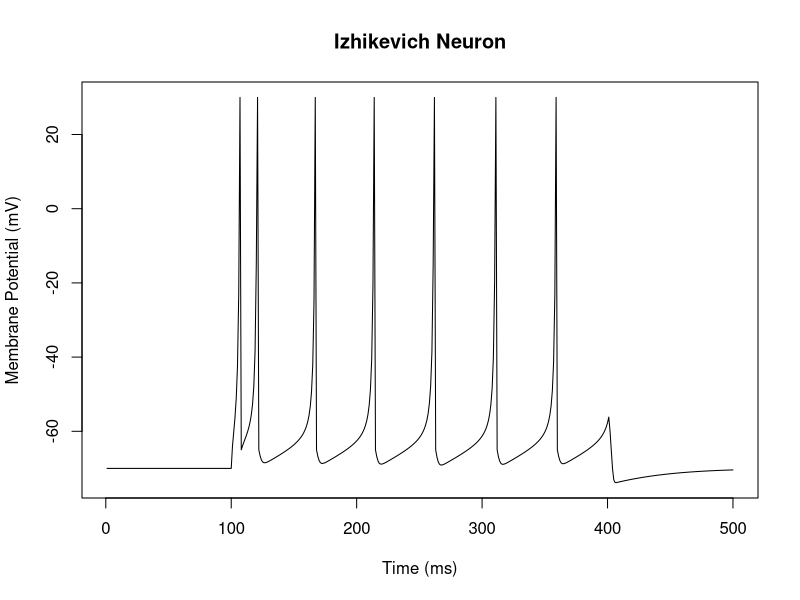
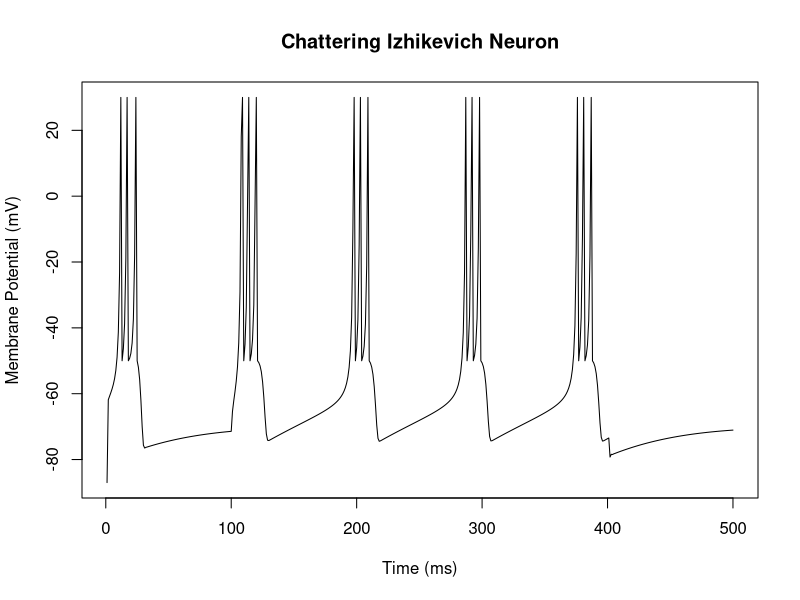

Here is the R script that generated these plots, in order:
## ---- chunk 1

#SPECIFY PARAMETERS
nsteps     = 500 #number of time steps over which to integrate
a          = 0.02
b          = 0.2
c          = -65
d          = 2
I          = matrix(0, nrow = nsteps, ncol = 1)
I[100:400] = 6
v_res      = 30
v          = matrix(NA, nrow = nsteps, ncol = 1)
u          = matrix(NA, nrow = nsteps, ncol = 1)
v[1]       = -70
u[1]       = b * v[1]
  

#IZHIKEVICH NEURON FUNCTION
Izhikevich = function(v, u, a, b, c, d, I, v_res) {
  
  if (v >= v_res) {
    v = c
    u = u + d
  } else {
    dv = (0.04 * (v^2)) + (5*v) + 140 - u + I
    v = v + dv
    
    du = a * ((b*v)-u)
    u = u + du
  }
  
  
  
  return(c(v, u))
}

#INTEGRATION VIA THE EULER METHOD
for (i in 1:(nsteps-1)) {
  res = Izhikevich(v[i], u[i], a, b, c, d, I[i], v_res)
  
  v[i+1] = min(res[1], v_res)
  u[i+1] = res[2]
    
}

#PLOT
plot(seq(1, nsteps, 1), v, 
     type = 'l',
     main = "Izhikevich Neuron",
     xlab = "Time (ms)",
     ylab = "Membrane Potential (mV)")

## ---- chunk 2

nsteps = 500
a      = 0.02
b      = 0.2
c      = -50
d      = 2
I      = matrix(0, nrow = nsteps, ncol = 1)
I[100:400] = 6
v_res  = 30
v      = matrix(NA, nrow = nsteps, ncol = 1)
u      = matrix(NA, nrow = nsteps, ncol = 1)
v[1]   = -87
u[1]   = b * v[1]
  

Izhikevich = function(v, u, a, b, c, d, I, v_res) {
  
  if (v >= v_res) {
    v = c
    u = u + d
  } else {
    dv = (0.04 * (v^2)) + (5*v) + 140 - u + I
    v = v + dv
    
    du = a * ((b*v)-u)
    u = u + du
  }
  
  
  
  return(c(v, u))
}

for (i in 1:(nsteps-1)) {
  res = Izhikevich(v[i], u[i], a, b, c, d, I[i], v_res)
  
  v[i+1] = min(res[1], v_res)
  u[i+1] = res[2]
    
}

plot(seq(1, nsteps, 1), v, 
     type = 'l',
     main = "Chattering Izhikevich Neuron",
     xlab = "Time (ms)",
     ylab = "Membrane Potential (mV)")

